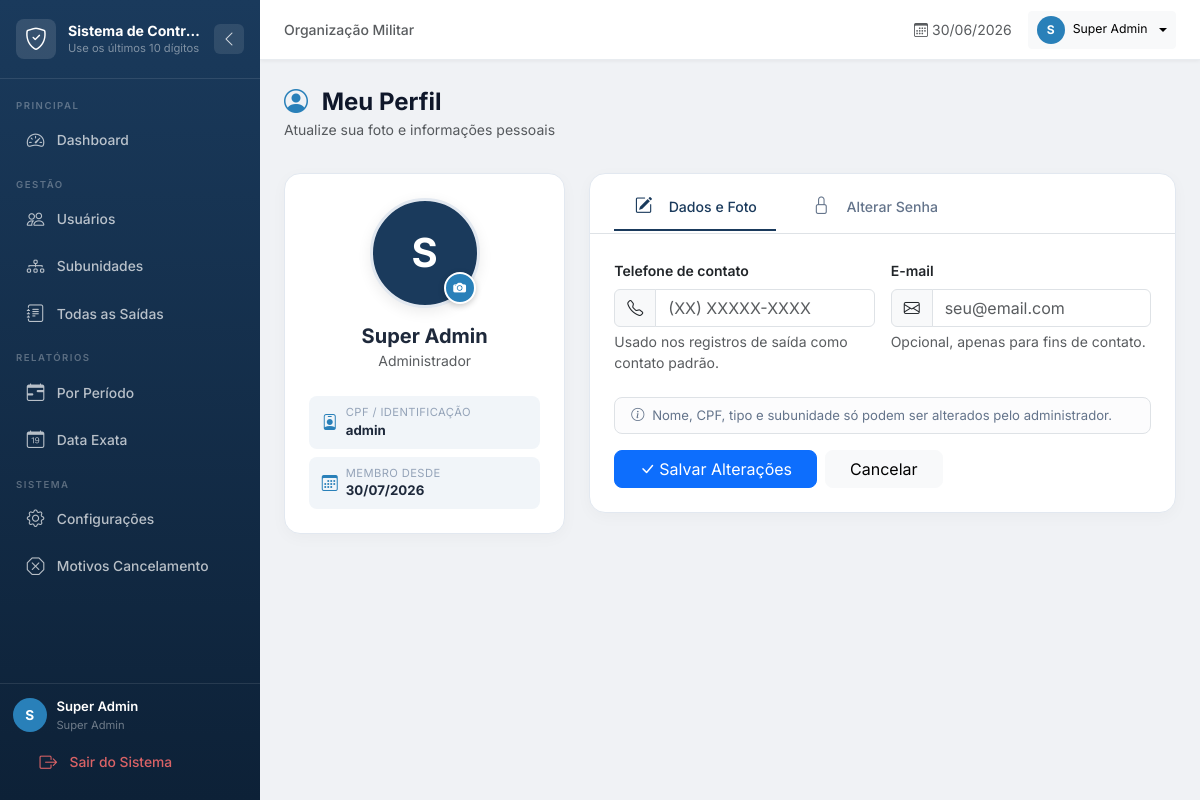
The app's page /usuario/perfil (signed in) with its own data.
### app/models/__init__.py (models this page shows, shortened)
class ConfigSistema(db.Model):
    __tablename__ = "config_sistema"
    id        = db.Column(db.Integer, primary_key=True)
    chave     = db.Column(db.String(100), unique=True, nullable=False)
    valor     = db.Column(db.Text, nullable=True)
    descricao = db.Column(db.String(255), nullable=True)
    tipo      = db.Column(db.String(20), default="texto")

class Usuario(UserMixin, db.Model):
    __tablename__ = "usuarios"
    id            = db.Column(db.Integer, primary_key=True)
    cpf           = db.Column(db.String(14), unique=True, nullable=False, index=True)
    nome          = db.Column(db.String(100), nullable=False)
    senha_hash    = db.Column(db.String(255), nullable=False)
    tipo          = db.Column(
        db.Enum(*TipoUsuario.TODOS, name="tipo_usuario"),
        nullable=False,
        default=TipoUsuario.USUARIO,
    )
    ativo         = db.Column(db.Boolean, default=True, nullable=False)
    data_criacao  = db.Column(db.DateTime, default=datetime.utcnow, nullable=False)
    foto          = db.Column(db.String(255), nullable=True)
    subunidade_id = db.Column(
        db.Integer,
        db.ForeignKey("subunidades.id", ondelete="SET NULL"),
        nullable=True,
        index=True,
    )
    telefone      = db.Column(db.String(20), nullable=True)
    email         = db.Column(db.String(120), nullable=True)
    registros = db.relationship(
        "Registro",
        backref="usuario",
        lazy="dynamic",
        foreign_keys="Registro.cpf_usuario",
        primaryjoin="Usuario.cpf == Registro.cpf_usuario",
        cascade="all, delete-orphan",
    )
    @property
    def is_admin(self) -> bool:
        return self.tipo == TipoUsuario.ADMIN

### app/routes/user.py (the view, shortened to what this page needs)
@user_bp.route("/perfil", methods=["GET", "POST"])
@login_required
def perfil():
    return render_template("user/perfil.html")

### app/context_processors.py (called while the page is built)
def register_context_processors(app) -> None:
    @app.context_processor
    def inject_globals() -> dict:
        try:
            configs = {c.chave: c.valor for c in ConfigSistema.query.all()}
        except Exception:
            configs = {}
        return {
            "config_sistema": configs,
            "now": datetime.now(),
        }

### app/models/__init__.py (called while the page is built)
@login_manager.user_loader
def load_user(user_id: str) -> "Usuario | None":
    try:
        return db.session.get(Usuario, int(user_id))
    except (ValueError, TypeError):
        return None

### app/templates/user/perfil.html (shortened to what this page needs)
{% extends 'base.html' %}
{% block content %}
<div class="page-header mb-4">
    <h4 class="mb-0 fw-bold" style="color:#0f172a;">
        <i class="bi bi-person-circle me-2" style="color:var(--cor-secundaria);"></i>
        Meu Perfil
    </h4>
    <small class="text-muted">Atualize sua foto e informações pessoais</small>
</div>
<div class="row g-4">
    <div class="col-lg-4">
        <div class="card-perfil p-4 text-center">
            <div class="avatar-wrap mb-3">
                {% if current_user.foto %}
                    <img id="avatarPreview" src="{{ url_for('static', filename='uploads/' + current_user.foto) }}" alt="Foto">
                {% else %}
                    <div class="avatar-placeholder" id="avatarPlaceholder">{{ current_user.nome[0].upper() }}</div>
                {% endif %}
                <label class="avatar-edit-btn" for="fotoInput" title="Trocar foto">
                    <i class="bi bi-camera-fill"></i>
                </label>
            </div>
            <h5 class="fw-bold mb-0" style="color:#1e293b;">{{ current_user.nome }}</h5>
            <small class="text-muted">{{ 'Administrador' if current_user.is_admin else 'Usuário' }}</small>
            <div class="mt-4 text-start d-flex flex-column gap-2">
                <div class="info-badge">
                    <i class="bi bi-person-badge"></i>
                    <div>
                        <div style="font-size:0.7rem;color:#94a3b8;text-transform:uppercase;letter-spacing:.4px;">CPF / Identificação</div>
                        <strong style="color:#1e293b;">{{ current_user.cpf }}</strong>
                    </div>
                </div>
                <div class="info-badge">
                    <i class="bi bi-calendar3"></i>
                    <div>
                        <div style="font-size:0.7rem;color:#94a3b8;text-transform:uppercase;letter-spacing:.4px;">Membro desde</div>
                        <strong style="color:#1e293b;">{{ current_user.data_criacao.strftime('%d/%m/%Y') }}</strong>
                    </div>
                </div>
            </div>
        </div>
    </div>
    <div class="col-lg-8">
        <div class="card-perfil">
            <ul class="nav nav-tabs-perfil border-bottom px-3 pt-2" id="perfilTabs">
                <li class="nav-item">
                    <button class="nav-link active" data-bs-toggle="tab" data-bs-target="#tabDados">
                        <i class="bi bi-pencil-square me-1"></i>Dados e Foto
                    </button>
                </li>
                <li class="nav-item">
                    <button class="nav-link" data-bs-toggle="tab" data-bs-target="#tabSenha">
                        <i class="bi bi-lock me-1"></i>Alterar Senha
                    </button>
                </li>
            </ul>
            <div class="tab-content p-4">
                <div class="tab-pane fade show active" id="tabDados">
                    <form method="POST" enctype="multipart/form-data">
                        <div class="row g-3">
                            <div class="col-md-6">
                                <label class="form-label fw-semibold small">Telefone de contato</label>
                                <div class="input-group">
                                    <span class="input-group-text"><i class="bi bi-telephone"></i></span>
                                    <input type="text" name="telefone" class="form-control"
                                           value="{{ current_user.telefone or '' }}"
                                           placeholder="(XX) XXXXX-XXXX" maxlength="20">
                                </div>
                                <div class="form-text">Usado nos registros de saída como contato padrão.</div>
                            </div>
                            <div class="col-md-6">
                                <label class="form-label fw-semibold small">E-mail</label>
                                <div class="input-group">
                                    <span class="input-group-text"><i class="bi bi-envelope"></i></span>
                                    <input type="email" name="email" class="form-control"
                                           value="{{ current_user.email or '' }}"
                                           placeholder="seu@email.com" maxlength="120">
                                </div>
                                <div class="form-text">Opcional, apenas para fins de contato.</div>
                            </div>
                        </div>
                        <div class="alert alert-light border mt-4 mb-3 rounded-3 py-2 px-3" style="font-size:0.82rem;color:#64748b;">
                            <i class="bi bi-info-circle me-1"></i>
                            Nome, CPF, tipo e subunidade só podem ser alterados pelo administrador.
                        </div>
                        <div class="d-flex gap-2">
                            <button type="submit" class="btn btn-primary rounded-3 px-4">
                                <i class="bi bi-check-lg me-1"></i>Salvar Alterações
                            </button>
                            <a href="{{ url_for('user.dashboard') }}" class="btn btn-light rounded-3 px-4">Cancelar</a>
                        </div>
                    </form>
                </div>
            </div>
        </div>
    </div>
</div>
{% endblock %}

### app/templates/base.html (shortened to what this page needs)
<!DOCTYPE html>
<html lang="pt-br">
<head>
    <link href="https://cdn.jsdelivr.net/npm/bootstrap@5.3.2/dist/css/bootstrap.min.css" rel="stylesheet">
    <link href="https://cdn.jsdelivr.net/npm/bootstrap-icons@1.11.3/font/bootstrap-icons.min.css" rel="stylesheet">
</head>
<body>
<nav id="sidebar" aria-label="Menu lateral">
    <div class="sidebar-brand">
        {% if config_sistema.get('logo') %}
            <img src="{{ url_for('static', filename='uploads/' + config_sistema.get('logo')) }}" alt="Logo">
        {% else %}
            <div class="brand-icon d-flex align-items-center justify-content-center">
                <i class="bi bi-shield-check" style="color:#fff;font-size:1.4rem;"></i>
            </div>
        {% endif %}
        <div class="brand-text">
            <div class="brand-name">{{ config_sistema.get('nome_sistema', 'Controle de Saídas') }}</div>
            <div class="brand-sub">{{ config_sistema.get('subtitulo', 'Sistema de Gestão') }}</div>
        </div>
        <button class="sidebar-toggle d-none d-md-flex" id="sidebarToggle" onclick="toggleCollapse()" title="Recolher/expandir menu">
            <i class="bi bi-chevron-left" id="toggleIcon"></i>
        </button>
    </div>
    <div class="sidebar-nav">
        {% if current_user.is_admin %}
            <div class="nav-section">Principal</div>
            <a href="{{ url_for('admin.dashboard') }}" class="nav-link {% if request.endpoint == 'admin.dashboard' %}active{% endif %}" title="Dashboard">
                <i class="bi bi-speedometer2"></i><span class="link-text"> Dashboard</span>
            </a>
            <div class="nav-section">Gestão</div>
            <a href="{{ url_for('admin.listar_usuarios') }}" class="nav-link {% if 'usuario' in request.endpoint %}active{% endif %}" title="Usuários">
                <i class="bi bi-people"></i><span class="link-text"> Usuários</span>
            </a>
            <a href="{{ url_for('admin.listar_subunidades') }}" class="nav-link {% if 'subunidade' in request.endpoint %}active{% endif %}" title="Subunidades">
                <i class="bi bi-diagram-3"></i><span class="link-text"> Subunidades</span>
            </a>
            <a href="{{ url_for('admin.listar_saidas') }}" class="nav-link {% if 'saidas' in request.endpoint %}active{% endif %}" title="Saídas">
                <i class="bi bi-journal-text"></i><span class="link-text"> Todas as Saídas</span>
            </a>
            <div class="nav-section">Relatórios</div>
            <a href="{{ url_for('reports.por_periodo') }}" class="nav-link {% if 'periodo' in request.endpoint %}active{% endif %}" title="Por Período">
                <i class="bi bi-calendar-range"></i><span class="link-text"> Por Período</span>
            </a>
            <a href="{{ url_for('reports.data_exata') }}" class="nav-link {% if 'exata' in request.endpoint %}active{% endif %}" title="Data Exata">
                <i class="bi bi-calendar-date"></i><span class="link-text"> Data Exata</span>
            </a>
            <div class="nav-section">Sistema</div>
            <a href="{{ url_for('admin.configuracoes') }}" class="nav-link {% if 'configuracoes' in request.endpoint %}active{% endif %}" title="Configurações">
                <i class="bi bi-gear"></i><span class="link-text"> Configurações</span>
            </a>
            <a href="{{ url_for('admin.listar_motivos') }}" class="nav-link {% if 'motivo' in request.endpoint %}active{% endif %}" title="Motivos de Cancelamento">
                <i class="bi bi-x-octagon"></i><span class="link-text"> Motivos Cancelamento</span>
            </a>
        {% endif %}
    </div>
    <div class="sidebar-footer">
        <div class="footer-user">
            {% if current_user.foto %}
                <img src="{{ url_for('static', filename='uploads/' + current_user.foto) }}" class="user-avatar" alt="">
            {% else %}
                <div class="user-avatar-placeholder">{{ current_user.nome[0].upper() }}</div>
            {% endif %}
            <div class="footer-user-info">
                <div style="color:#fff;font-size:0.82rem;font-weight:600;white-space:nowrap;overflow:hidden;text-overflow:ellipsis;">{{ current_user.nome }}</div>
                <div style="color:rgba(255,255,255,0.4);font-size:0.7rem;">{{ 'Super Admin' if current_user.is_admin else 'Usuário' }}</div>
            </div>
        </div>
        <a href="{{ url_for('auth.logout') }}" class="nav-link" style="color:rgba(255,110,110,0.85);" title="Sair">
            <i class="bi bi-box-arrow-right"></i><span class="link-text"> Sair do Sistema</span>
        </a>
    </div>
</nav>
<div id="main-content">
    <div class="topbar gap-2">
        <span class="text-muted small fw-medium d-none d-md-block">
            {{ config_sistema.get('organizacao', 'Organização OM') }}
        </span>
        <div class="ms-auto d-flex align-items-center gap-3">
            <span class="text-muted small d-none d-sm-block">
                <i class="bi bi-calendar3 me-1"></i>{{ now.strftime('%d/%m/%Y') }}
            </span>
            <div class="dropdown">
                <button class="btn btn-sm btn-light dropdown-toggle d-flex align-items-center gap-2" data-bs-toggle="dropdown">
                    {% if current_user.foto %}
                        <img src="{{ url_for('static', filename='uploads/' + current_user.foto) }}" class="user-avatar" style="width:28px;height:28px;" alt="">
                    {% else %}
                        <div class="user-avatar-placeholder" style="width:28px;height:28px;font-size:0.75rem;">{{ current_user.nome[0].upper() }}</div>
                    {% endif %}
                    <span class="d-none d-sm-block small">{{ current_user.nome }}</span>
                </button>
            </div>
        </div>
    </div>
    <div class="container-fluid p-3 p-md-4">
        {% block content %}{% endblock %}
    </div>
</div>
</body>
</html>

### app/templates/user/perfil.html (style rules this page uses)
.avatar-wrap { position: relative; width: 110px; height: 110px; margin: 0 auto; }
.avatar-wrap img, .avatar-placeholder { width: 110px; height: 110px; border-radius: 50%; object-fit: cover; border: 3px solid #e2e8f0; box-shadow: 0 4px 14px rgba(0,0,0,0.08); }
.avatar-placeholder { display: flex; align-items: center; justify-content: center; background: var(--cor-primaria); color: #fff; font-size: 2.5rem; font-weight: 700; }
.avatar-edit-btn { position: absolute; bottom: 4px; right: 4px; width: 32px; height: 32px; border-radius: 50%; background: var(--cor-secundaria); color: #fff; display: flex; align-items: center; justify-content: center; cursor: pointer; border: 2px solid #fff; box-shadow: 0 2px 6px rgba(0,0,0,0.2); transition: transform 0.18s; font-size: 0.8rem; }
.card-perfil { border: 1px solid #e2e8f0; border-radius: 16px; box-shadow: 0 4px 16px rgba(0,0,0,0.03); background: #fff; }
.info-badge { background: #f1f5f9; border-radius: 8px; padding: 0.5rem 0.8rem; font-size: 0.83rem; color: #475569; display: flex; align-items: center; gap: 8px; }
.info-badge i { color: var(--cor-secundaria); font-size: 1rem; }
.nav-tabs-perfil .nav-link { color: #64748b; border: none; border-bottom: 2px solid transparent; border-radius: 0; padding: 0.6rem 1.2rem; font-size: 0.88rem; font-weight: 500; }
.nav-tabs-perfil .nav-link.active { color: var(--cor-primaria); border-bottom-color: var(--cor-primaria); background: transparent; }

### records on screen
ConfigSistema: get "Sistema de Contr…"
ConfigSistema: get "Use os últimos 10 dígitos…"
Usuario: nome "S", nome "Super Admin", tipo "Super Admin", tipo "Administrador", cpf "admin", data_criacao "30/07/2026"
ConfigSistema: get "Organização Militar"
